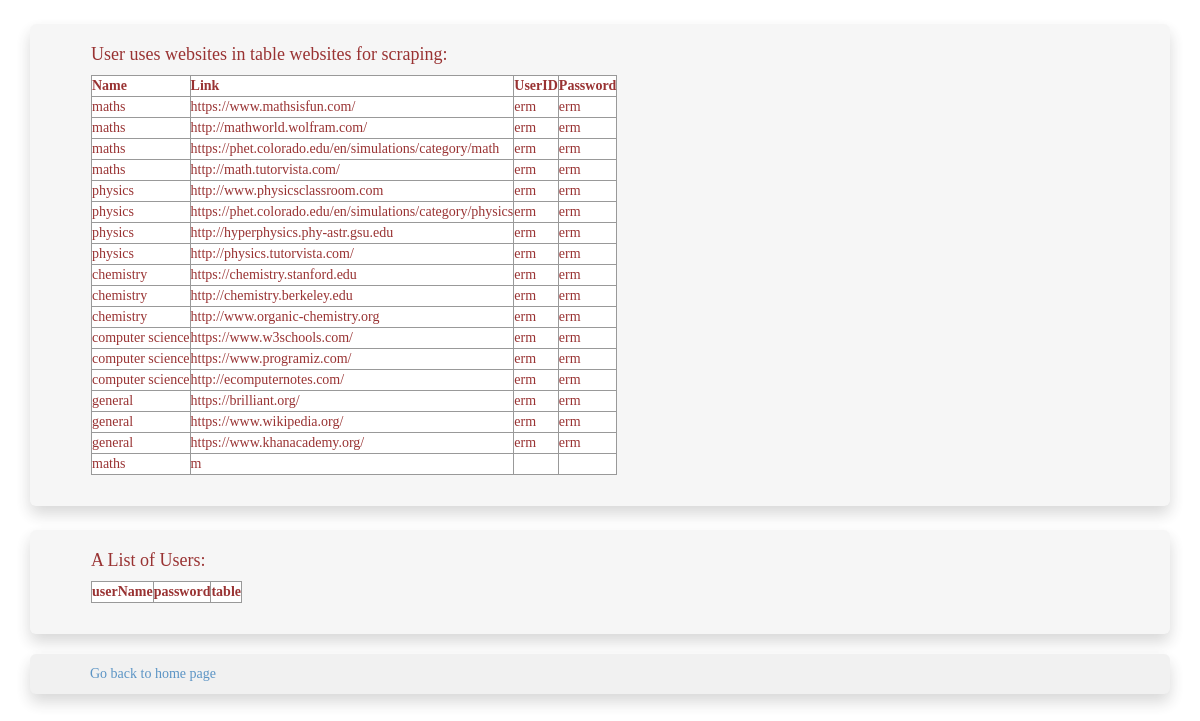
The page /listing on the database as committed earlier.
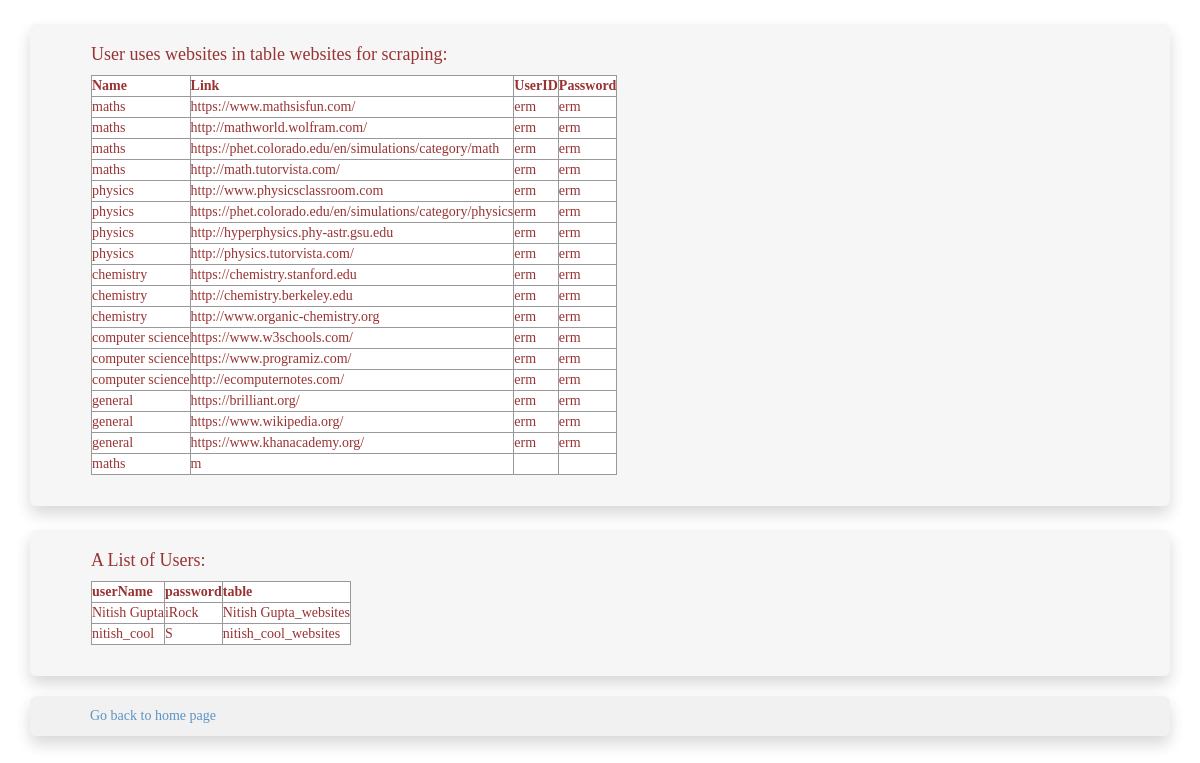
The same page on the database as committed later.
### tables this page shows
CREATE TABLE [websites](name TEXT, link TEXT PRIMARY KEY, uid TEXT, pw TEXT);

CREATE TABLE listOfUsers(usrname TEXT PRIMARY KEY, pword TEXT, tname TEXT);

### NotesPro.py (the view)
@app.route('/listing')
def listing(user=user):
    user = getUser()
    con = sql.connect("database.db")
    con.row_factory = sql.Row
    cur = con.cursor()
    cur.execute("select * from [" +user.table+ "]")
    rowsWebsites = cur.fetchall()
    cur.execute("select * from listOfUsers")
    rowsUsers = cur.fetchall()
    return render_template("listing.html",rowsWebsites = rowsWebsites, rowsUsers=rowsUsers, table=user.description())

### NotesPro.py (called while the page is built)
def getUser():
    global user
    return user

### userClass.py (called while the page is built)
    def description(self):
        desc_str = "%s uses websites in table %s for scraping" % (self.userName, self.table)
        return desc_str

### templates/listing.html (shortened to what this page needs)
<!DOCTYPE html>
<html lang="en">
<link rel="stylesheet" href="https://maxcdn.bootstrapcdn.com/bootstrap/3.3.7/css/bootstrap.min.css">
<body>
<div class="container">
 <div class="jumbotron panel">
    <h4>{{ table }}: </h4>
    <table border = 1 cellpadding=10>
        <thead>
           <td>Name</td>
           <td>Link</td>
           <td>UserID</td>
           <td>Password</td>
        </thead>
        {% for row in rowsWebsites %}
           <tr class = "tableformat">
              <td>{{row["name"]}}</td>
              <td>{{row["link"]}}</td>
              <td>{{ row["uid"]}}</td>
              <td>{{row['pw']}}</td>
           </tr>
        {% endfor %}
     </table>
     <br>
 </div>
 <div class="jumbotron panel">
     <h4>A List of Users: </h4>
     <table border = 1 cellpadding=10>
            <thead>
               <td>userName</td>
               <td>password</td>
               <td>table</td>
            </thead>
            {% for row in rowsUsers %}
               <tr class = "tableformat">
                  <td>{{row["usrname"]}}</td>
                  <td>{{row["pword"]}}</td>
                  <td>{{ row["tname"]}}</td>
               </tr>
            {% endfor %}
    </table>
    <br>
 </div>
 <div class="jumbotron">
     <a href = "/">Go back to home page</a>
</div>
</div>
</body>
</html>

### templates/listing.html (style rules this page uses)
body { background-image: url("http://www.polyvore.com/cgi/img-thing?.out=jpg&size=l&tid=21695497"); font-family:"Lobster"; }
.jumbotron { font-family:"Lobster"; opacity: 0.8; padding-top: 10px; padding-bottom: 10px; box-shadow: 0 8px 16px 0 rgba(0,0,0,0.2); }
.panel { font-family:Cambria, Cochin, Georgia, Times, Times New Roman, serif; margin-top: 24px; background-color: whitesmoke; color: maroon; }
table { overflow: auto; background-color: white; }
thead { overflow: auto; font-weight: bold; background-color: white; }
h4 { font-family:"Lobster"; }

Rows that differ between the two databases and show on the page:
added listOfUsers: usrname "Nitish Gupta", pword "iRock", tname "Nitish Gupta_websites"
added listOfUsers: usrname "nitish_cool", pword "S", tname "nitish_cool_websites"
